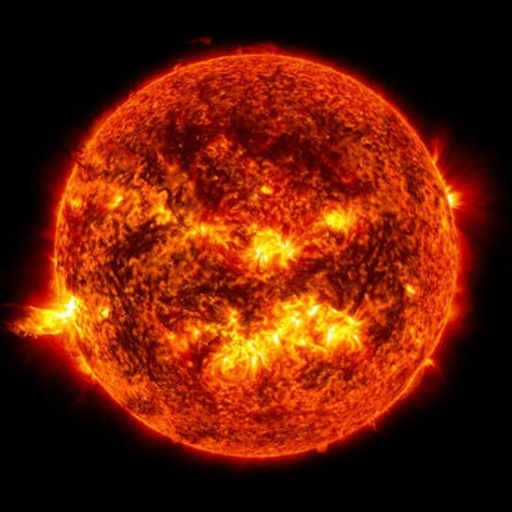
#> input picture sun.jpg, 512 x 512 px
$ jupyter execute Pyramid_Blending.ipynb
#> lines starting #> are read from the running program, lines starting #| are printed output that depends on the picture
[cell 1]
import numpy as np
import cv2
import matplotlib.pyplot as plt
from itertools import product

### Helper Functions

[cell 2]
# [168 lines left out: function conv2, not called in this run]

def upsample(IMAGE, SCALE=2):
    upsampled_image = cv2.pyrUp(IMAGE)
    '''
    # Create upscaled image
    grey = False
    if len(IMAGE.shape) == 2:
        grey = True
        IMAGE = np.expand_dims(IMAGE, axis=2)
    upscaled_size = (IMAGE.shape[0]*SCALE, IMAGE.shape[1]*SCALE, IMAGE.shape[2])
    upscaled_image = np.zeros(upscaled_size)

    # Loop through every pixel in each channel
    for idx, channel in enumerate(upscaled_image.transpose(2, 0, 1)):
        for r in range(upscaled_size[0]):
            for c in range(upscaled_size[1]):
                # Find nearest neighbor coordinates
                original_r = min(r // SCALE, IMAGE.shape[0] - 1)
                original_c = min(c // SCALE, IMAGE.shape[1] - 1)

                # Assign new pixel with nearest neighbor
                channel[r,c] = IMAGE[original_r,original_c,idx]
        upscaled_image[:,:,idx] = channel
    if grey:
        upscaled_image = np.squeeze(upscaled_image, -1)
    '''
    return upsampled_image

def normalize(INPUT, SCALE=1):
    # If input is a pyramid
    if isinstance(INPUT, list):
        for levelIdx, level in enumerate(INPUT):
            # Convert to float
            level = level.astype(float)
            # Work in 3D
            grey = False
            if len(level.shape) == 2:
                grey = True
                level = np.expand_dims(level, axis=2)
            # Iterate through channels
            for idx, channel in enumerate(level.transpose(2, 0, 1)):
                # Edge case
                if np.max(channel) == 0:
                    continue
                # Normalize (max will always be 255)
                else:
                    channel = channel / 255
                # Assign channel to level
                level[:,:,idx] = channel
            # Assign level to pyramid
            INPUT[levelIdx] = level
            if grey:
                level = np.squeeze(level, -1)


    # If input is just an image
    else:
        INPUT = INPUT.astype(float)
        # Work in 3D
        grey = False
        if len(INPUT.shape) == 2:
            grey = True
            INPUT = np.expand_dims(level, axis=2)
        # Iterate through every channel
        for idx, channel in enumerate(INPUT.transpose(2, 0, 1)):
            # Edge case
            if np.max(channel) == 0:
                continue
            # Normalize
            else:
                channel = ((channel - np.min(channel)) / (np.max(channel) - np.min(channel))) * SCALE
            INPUT[:,:,idx] = channel
        if grey:
            INPUT = np.squeeze(INPUT, -1)

    return INPUT

[cell 3]
sun = cv2.imread("sun.jpg")
#> sun is the input picture: shape (512, 512, 3); mean B, G, R 6.4, 29.2, 103.7
sun = cv2.cvtColor(sun, cv2.COLOR_BGR2RGB)
moon = cv2.imread("moon.jpg")
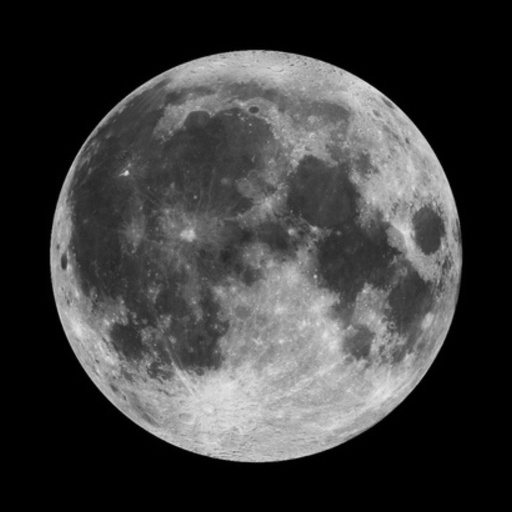
#> input picture moon.jpg, 512 x 512 px
#> moon is the input picture: shape (512, 512, 3); min 0, max 232, mean 61.2
moon = cv2.cvtColor(moon, cv2.COLOR_BGR2RGB)

[cell 4]
plt.imshow(sun)
print(sun.shape)
#| (512, 512, 3)

[cell 5]
plt.imshow(moon)
print(moon.shape)
#| (512, 512, 3)

# Part A

[cell 6]
def gaussian_pyramid(IMAGE, NUMLEVELS):
    G = IMAGE.copy()
    gp = [G]
    for i in range(1,NUMLEVELS):
        G = cv2.pyrDown(G)
        gp.append(G)
    return gp

def laplacian_pyramid(GP):
    numLevels = len(GP)-1
    lp  = [GP[numLevels]]
    for i in range(numLevels,0,-1):
        GE = cv2.pyrUp(GP[i])
        L = cv2.subtract(GP[i-1],GE)
        lp.append(L)
    lp = lp[::-1]
    return lp

# Pyramid levels
levels = 6

gpSun = gaussian_pyramid(sun,levels)
#> the loop in gaussian_pyramid, `for i in range(1,NUMLEVELS):` made 5 passes
#> pass 3, in gaussian_pyramid, `G = cv2.pyrDown(G)`:
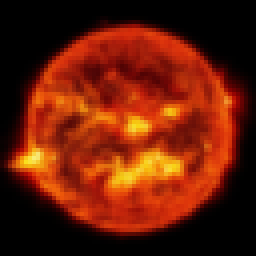
#> G: shape (64, 64, 3) (shown 4 times larger); mean R, G, B 103.7, 29.2, 6.4
#> after the loop in gaussian_pyramid, `for i in range(1,NUMLEVELS):`: gp = 6 items
#> gpSun = 6 items
lpSun = laplacian_pyramid(gpSun)
#> in laplacian_pyramid, `numLevels = len(GP)-1`: numLevels = 5
#> after the loop in laplacian_pyramid, `for i in range(numLevels,0,-1):`: lp = 6 items
#> lpSun = 6 items

gpMoon = gaussian_pyramid(moon,levels)
#> gpMoon = 6 items
lpMoon = laplacian_pyramid(gpMoon)
#> the loop in laplacian_pyramid (call 2), `for i in range(numLevels,0,-1):` made 5 passes
#> pass 2, in laplacian_pyramid (call 2), `L = cv2.subtract(GP[i-1],GE)`:
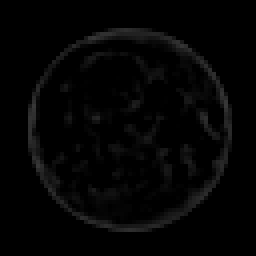
#> L: shape (64, 64, 3) (shown 4 times larger); min 0, max 55, mean 4.1
#> lpMoon = 6 items

# Part B

[cell 7]
mask = np.concatenate((np.ones((512,256,3)),np.zeros((512,256,3))), axis=1)
plt.imshow(mask)

gpMaskBig = gaussian_pyramid(mask,levels)
plt.imshow(mask)
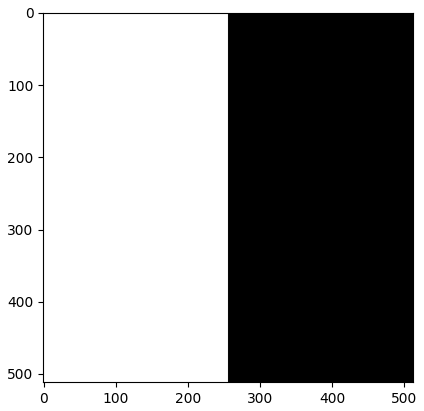
#> figure drawn by matplotlib, 1 panel

# Part C

[cell 8]
def laplacian_blend(SOURCE_LP, TARGET_LP, MASK_GP):
    # Number of pyramid levels
    numLevels = len(MASK_GP)

    # Create blended pyramid
    blended_pyramid = [MASK_GP[0]*SOURCE_LP[0] + (1-MASK_GP[0])*TARGET_LP[0]]
    for i in range(1,numLevels):
        blended_pyramid.append(MASK_GP[i]*SOURCE_LP[i] + (1-MASK_GP[i])*TARGET_LP[i])

    # Collapse the blended pyramid
    scale = 2
    for i in range(numLevels-1,0,-1):
        level = blended_pyramid.pop()
        level = upsample(level,scale)
        blended_pyramid[i-1] = blended_pyramid[i-1] + level
    blended_image = blended_pyramid[0]

    # Normalize blended image to 0-255
    blended_image = normalize(blended_image, 255).astype(int)

    return blended_image

[cell 9]
red = np.full((8,8,3), 255, dtype='uint8')
red[:,0:1,0] = np.zeros((8,1))
red[:,:,1] = np.zeros((8,8))
red[:,:,2] = np.zeros((8,8))

blue = np.full((8,8,3), 255, dtype='uint8')
blue[:,7:,2] = np.zeros((8,1))
blue[:,:,0] = np.zeros((8,8))
blue[:,:,1] = np.zeros((8,8))

plt.imshow(blue)

#plt.imsave("red.jpg", red)
#plt.imsave("blue.jpg", blue)

lpRed = laplacian_pyramid(gaussian_pyramid(red,3))
lpBlue = laplacian_pyramid(gaussian_pyramid(blue,3))

mask = np.concatenate((np.ones((8,4,3)),np.zeros((8,4,3))), axis=1)
gpMaskSmall = gaussian_pyramid(mask,3)

#plt.imshow(blue)
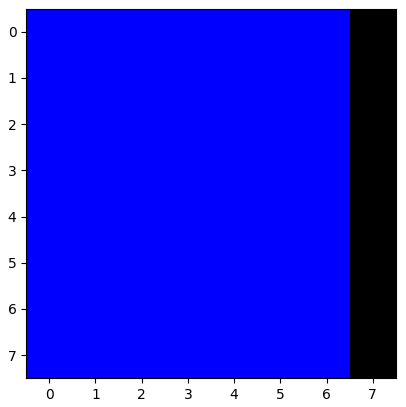
#> figure drawn by matplotlib, 1 panel

[cell 10]
blended_image = laplacian_blend(lpSun,lpMoon,gpMaskBig)
#> the loop in laplacian_blend, `for i in range(numLevels-1,0,-1):` made 5 passes
#> pass 3, in laplacian_blend, `level = blended_pyramid.pop()`:
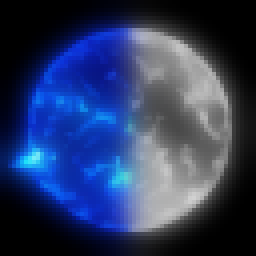
#> level: shape (64, 64, 3) float64 (shown 4 times larger); mean of channels 0, 1, 2 99.1, 58.7, 44.1; drawn as B, G, R
#> after the loop in laplacian_blend, `for i in range(numLevels-1,0,-1):`: blended_pyramid = 1 item
#> in laplacian_blend, `blended_image = blended_pyramid[0]`:
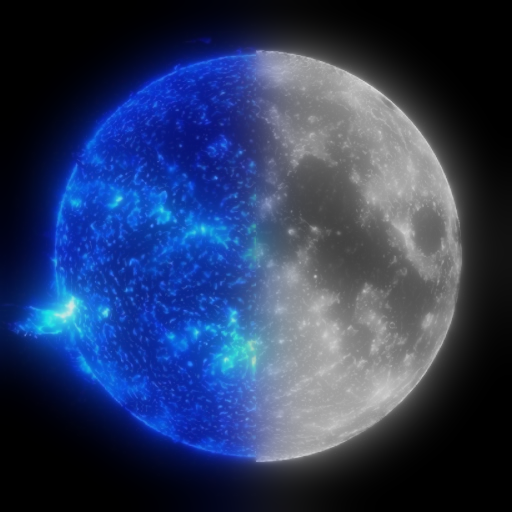
#> blended_image: shape (512, 512, 3) float64; mean of channels 0, 1, 2 106, 65.3, 48.6; drawn with min black and max white
#> the loop in normalize, `for idx, channel in enumerate(INPUT.transpose(2, 0, 1)):` made 3 passes
#> pass 1, in normalize, `channel = ((channel - np.min(channel)) / (np.max(channel) - np.min(cha..`:
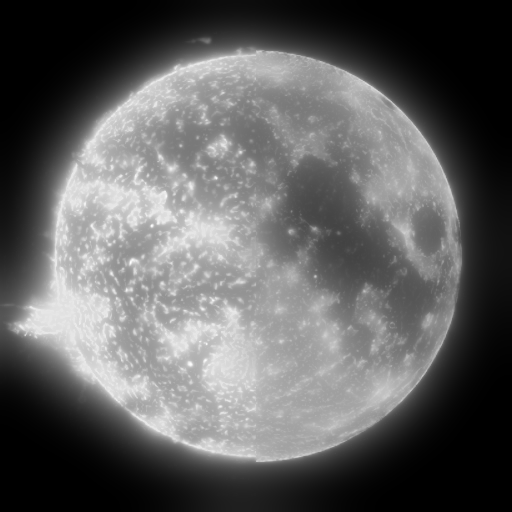
#> channel: shape (512, 512) float64; min 0, max 255, mean 95.7
#> after the loop in normalize, `for idx, channel in enumerate(INPUT.transpose(2, 0, 1)):`:
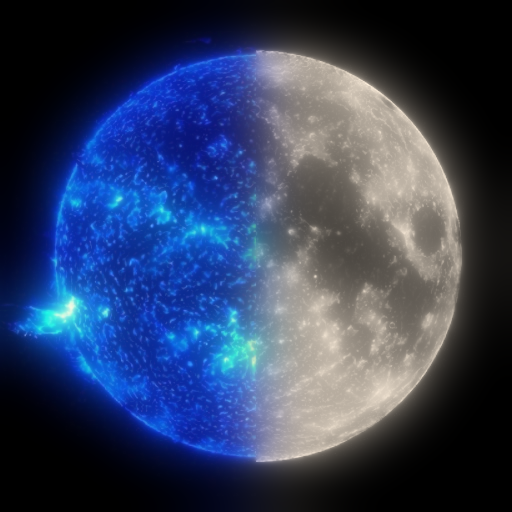
#> INPUT: shape (512, 512, 3) float64; mean of channels 0, 1, 2 95.7, 63.9, 50.5; drawn as B, G, R
plt.imshow(blended_image)
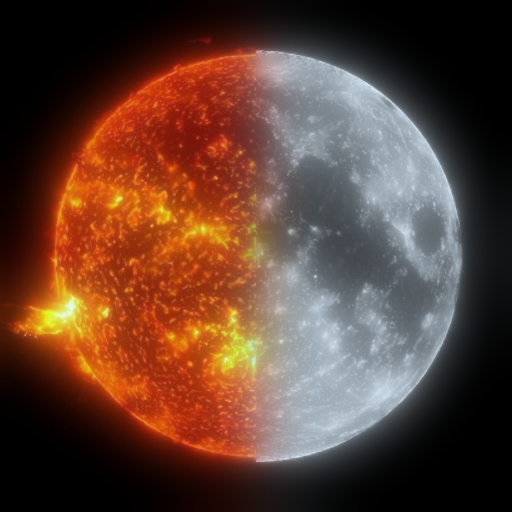
#> shown: shape (512, 512, 3); mean R, G, B 95.3, 63.5, 50.1
